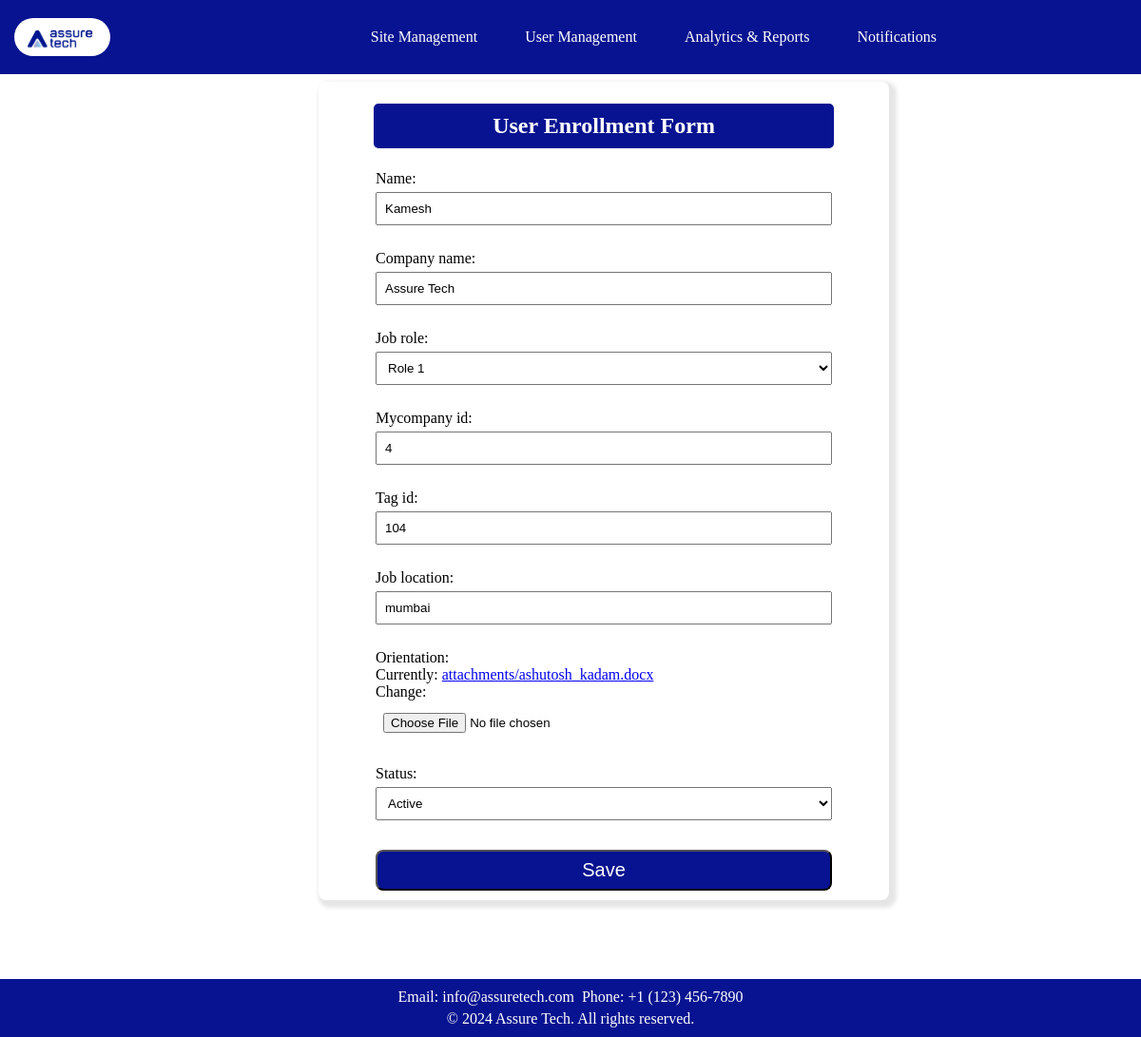
The page /update/4/ on the database its author committed.
### app1/models.py (models this page shows, shortened)
class UserEnrolled(models.Model):
    name = models.CharField(max_length=255)
    company_name = models.CharField(max_length=100)
    job_role = models.CharField(max_length=100, choices=[
        ('role1', 'Role 1'),
        ('role2', 'Role 2'),
    ])
    mycompany_id = models.IntegerField(unique=True)
    tag_id = models.IntegerField(unique=True)
    job_location = models.CharField(max_length=100)
    orientation = models.FileField(upload_to='attachments/', validators=[FileExtensionValidator(['pdf', 'doc', 'docx', 'jpeg', 'jpg'])])
    status = models.CharField(max_length=10, choices=[
        ('active', 'Active'),
        ('inactive', 'Inactive'),
    ])

### app1/views.py (the view)
# urls.py: path('update/<int:pk>/', UpdateData.as_view(), name='user_update'),
class UpdateData(UpdateView):
    model = UserEnrolled
    fields = '__all__'
    template_name = 'app1/add_user.html'
    success_url = reverse_lazy('get_all')

### app1/templates/app1/add_user.html (shortened to what this page needs)
<!DOCTYPE html>
<html lang="en">
<head>
    {% load static %}
</head>
<body>
    <header>
        <a class="logo" href="#"><img src="{% static 'app1/images/logo.jpg' %}" alt="Logo"></a>
        <div class="nav">
            <div class="dropdown">
                <a href="{% url 'sites' %}">Site Management</a>
            </div>
            <a href="{% url 'get_all' %}">User Management</a>
            <a href="{% url 'report' %}">Analytics & Reports</a>
            <a href="{% url 'notification' %}">Notifications</a>
        </div>
    </header>
    <div class="container">
        <h2>User Enrollment Form</h2>
    <form method="post" action="" enctype="multipart/form-data">
        {{ form.as_p }}
        <input type="submit" value="Save">
    </form>
    </div>
    <footer>
        <p>Email: info@assuretech.com</p>
        <p>Phone: +1 (123) 456-7890</p>
        <div class="footer-bottom">
            <p>&copy; 2024 Assure Tech. All rights reserved.</p>
        </div>
    </footer>
</body>
</html>

### app1/templates/app1/add_user.html (style rules this page uses)
body { font-family: verdana; width: 60%; margin: auto; display: flex; flex-direction: column; align-items: center; }
h2 { text-align: center; background-color: #071390; margin-left: 55px; margin-right: 55px; padding: 10px; border: solid; color: white; border-radius: 8px; }
form { width: 80%; max-width: 600px; margin: auto; margin-top: 20px; }
label { display: block; margin-top: 10px; }
input, select { width: 100%; padding: 8px; margin-top: 5px; margin-bottom: 10px; box-sizing: border-box; }
input[type="submit"] { background-color: #071390; color: white; cursor: pointer; font-size: 20px; border-radius: 8px; }
.container { padding: 0; border-radius: 8px; box-shadow: 4px 4px 4px 4px rgba(0, 0, 0, 0.1); width: 600px; margin-bottom: 20%; margin-left: 70px; margin-top: 12%; }
header { background-color: #071390; color: white; text-align: center; padding: 15px 0; position: fixed; top: 0; width: 100%; z-index: 1000; display: flex; justify-content: space-between; align-items: center; }
.nav { display: flex; align-items: center; margin-right: 180px; }
.logo img { max-height: 40px; margin-left: 15px; float: left; border-radius: 20px; }
.nav a, .nav button { display: inline-block; padding: 15px; color: white; text-decoration: none; }
.nav a { margin-right: 20px; }
.dropdown { display: inline-block; }
footer { position: fixed; bottom: 0; width: 100%; background-color: #071390; color: white; text-align: center; padding: 10px; z-index: 1000; }
footer h4, footer p { white-space: nowrap; margin: 0; padding: 2px; display: inline; }
.footer-bottom { white-space: nowrap; padding-top: 5px; }
.footer-bottom p { margin: 0; }

### rows shown on the page
UserEnrolled: name "Kamesh", company_name "Assure Tech", job_role "Role 1", mycompany_id "4", tag_id "104", job_location "mumbai", status "Active"
